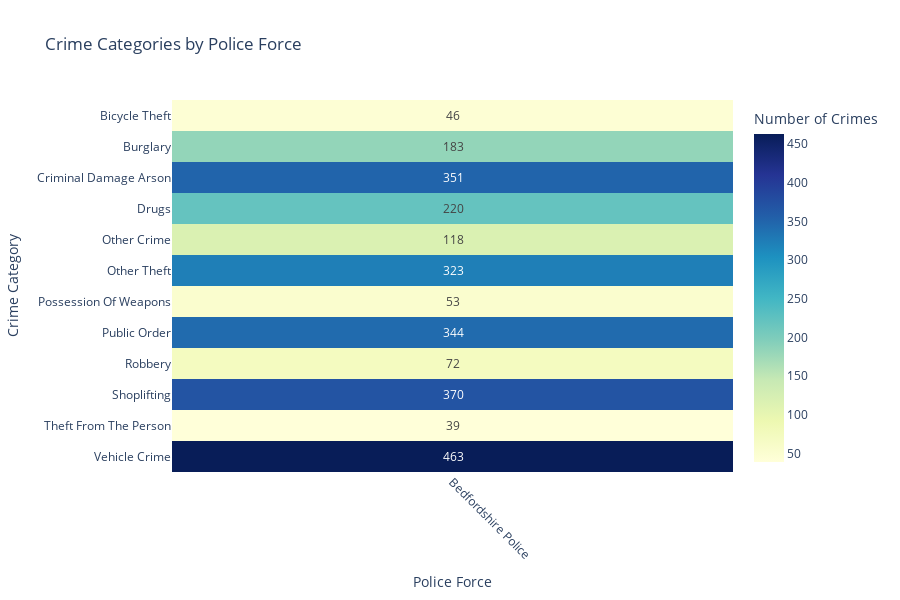

The notebook cell saved with this chart:
### Markdown cell above
## Crime Types against Police Force Heatmap

### Code cell
def get_columns_for_heatmap_table(df_crimes, df_population, df_forces):

    """

    A function to get the necessary columns for creating a heatmap.

    Input: Crime dataframe. Population dataframe. Police forces dataframe.

    Output: Dataframe with necessary columns for creating a heatmap.

    """
    

    # Groups crimes by police force and category and counts number of crimes
    df_crime_counts = df_crimes.groupby(["police_force_id", "category"]).size().reset_index(name="crime_count")

    # Merges crime counts with population data
    df_merged_1 = pd.merge(df_crime_counts, df_population, on="police_force_id", how="left")

    # Merges crime counts and population data with police forces data
    df_merged_2 = pd.merge(df_merged_1, df_forces, on="police_force_id", how="left")

    # Adds crime rate column
    df_merged_2 = add_crime_rate_column(df_merged_2)

    

    # Selects necessary columns
    df_result = df_merged_2[["police_force_name", "category", "crime_count", "population"]]

    # Adds crime rate column
    df_result = add_crime_rate_column(df_result)
    
    # Removes less overpowering categories
    df_result = df_result[~df_result["category"].isin(["violent-crime", "anti-social-behaviour"])]

    # Formats category names
    df_result["category"] = (df_result["category"].str.replace("-", " ").str.title())

    # Returns dataframe
    return df_result



def type_against_region_heatmap_graph(df, theme = ["whitegrid", "viridis"]):

    """

    A function to create a heatmap of crime categories by police force.

    Input: Dataframe with crime categories by police force.

    Output: Heatmap.

    """

    # Use pivot_table to avoid duplicate issues
    heatmap_data = df.pivot_table(
        index="category",
        columns="police_force_name",
        values="crime_count",
        aggfunc="sum",
        fill_value=0
    )

    fig = px.imshow(
        heatmap_data,
        text_auto=True,
        aspect="auto",
        color_continuous_scale="YlGnBu",
        labels=dict(
            x="Police Force",
            y="Crime Category",
            color="Number of Crimes"
        ),
        title="Crime Categories by Police Force"
    )

    fig.update_layout(
        xaxis_tickangle=45,
        height=600
    )

    fig.show()



def type_against_region_heatmap_info(df_heatmap):

    """ 

    A function to display information about crime categories by police force for the LLM.

    Input: Dataframe with crime categories by police force.

    Output: String containing information about crime categories by police force.

    """

    # Gets descriptive statistics
    info = df_heatmap.to_string()

    # Returns information string
    return info


df_heatmap = get_columns_for_heatmap_table(df_crimes, df_population, df_forces)
type_against_region_heatmap_graph(df_heatmap)
print(type_against_region_heatmap_info(df_heatmap))

### Figure 1 — Plotly figure (JSON) as saved in the notebook; plotly's stock layout.template omitted (floating-point values rounded to 4 significant figures)
{"data": [{"coloraxis": "coloraxis", "hovertemplate": "Police Force: %{x}<br>Crime Category: %{y}<br>Number of Crimes: %{z}<extra></extra>", "name": "0", "texttemplate": "%{z}", "type": "heatmap", "x": ["Bedfordshire Police"], "xaxis": "x", "y": ["Bicycle Theft", "Burglary", "Criminal Damage Arson", "Drugs", "Other Crime", "Other Theft", "Possession Of Weapons", "Public Order", "Robbery", "Shoplifting", "Theft From The Person", "Vehicle Crime"], "yaxis": "y", "z": [[46], [183], [351], [220], [118], [323], [53], [344], [72], [370], [39], [463]]}], "layout": {"coloraxis": {"colorbar": {"title": {"text": "Number of Crimes"}}, "colorscale": [[0, "rgb(255,255,217)"], [0.125, "rgb(237,248,177)"], [0.25, "rgb(199,233,180)"], [0.375, "rgb(127,205,187)"], [0.5, "rgb(65,182,196)"], [0.625, "rgb(29,145,192)"], [0.75, "rgb(34,94,168)"], [0.875, "rgb(37,52,148)"], [1, "rgb(8,29,88)"]]}, "height": 600, "title": {"text": "Crime Categories by Police Force"}, "xaxis": {"anchor": "y", "domain": [0, 1], "tickangle": 45, "title": {"text": "Police Force"}}, "yaxis": {"anchor": "x", "autorange": "reversed", "domain": [0, 1], "title": {"text": "Crime Category"}}}}
